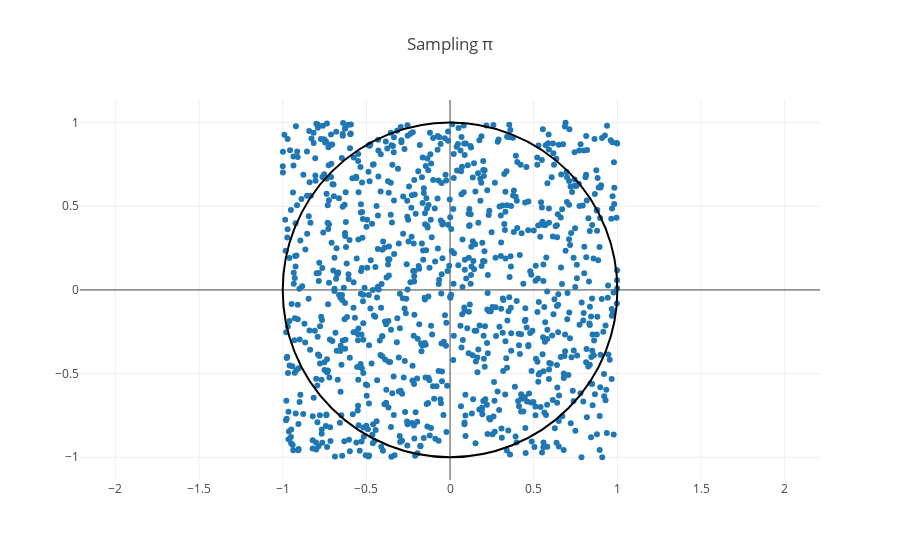

Here is the notebook cell this chart was saved with:
### Markdown cell above
## Sampling π


### Basic properties

The probability is just the ratio between the area of the circle and that of the square, i.e:

$$\mathbb{P}[s_i = 4] = \frac{\mathcal{A}_{circle}}{\mathcal{A}_{square}}$$

  The mean and variance are easily determined:

$$
\begin{align*}
m &= \mathbb{E}[s_i] = \frac{\pi}{4} \cdot 4 + 0 = \pi \\
\Delta &= \mathbb{E}[s_i^2] - \mathbb{E}[s_i]^2 = 4 \cdot \pi - \pi^2 = \pi(4 - \pi)
\end{align*}
$$


### Estimators

The estimators $\hat{m}$ and $\hat{\Delta}$ are both unbiased. In fact:

$$
\begin{align*}
\mathbb{E}[\hat{m}] &= \frac{1}{N} \cdot N \cdot \mathbb{E}[s_i] = m \qquad \mathrm{\blacksquare}
\\
\mathbb{E}[\hat{\Delta}] &= \frac{1}{N-1} \sum_{i = 1}^{N} (\mathbb{E}[s_i^2] - \mathbb{E}[\hat{m}^2])
= \frac{N}{N-1} \{ \mathbb{E}[s_i^2] - \frac{1}{N}\mathbb{E}[s_i^2] - (N - 1)\mathbb{E}[s_i]^2 \}
= \frac{N-1}{N-1}(\mathbb{E}[s_i^2] - \mathbb{E}[s_i]^2)
= \Delta \qquad \mathrm{\blacksquare}
\end{align*}
$$

### Code cell
def sample_points(N=1):
    """Returns an array of random points [x, y] inside the square."""
    return np.random.uniform(-1, 1, (N, 2))


# Visualize the sampling
x, y = sample_points(1000).transpose()
data = [Scatter(x=x, y=y, mode='markers')]
lyt = Layout(
    title="Sampling π",
    yaxis=dict(scaleanchor="x"),
    shapes=[{'type': 'circle', 'x0': -1, 'y0': -1, 'x1': 1, 'y1': 1}]
)

py.iplot(Figure(data=data, layout=lyt))

### Figure 1 — Plotly figure (JSON) as saved in the notebook; plotly's stock layout.template omitted (floating-point values rounded to 4 significant figures; data arrays with more than 128 entries replaced by an {"elided": "..."} marker saying what was removed)
{"data": [{"mode": "markers", "type": "scatter", "x": {"elided": "1000 float values"}, "y": {"elided": "1000 float values"}}], "layout": {"shapes": [{"type": "circle", "x0": -1, "x1": 1, "y0": -1, "y1": 1}], "title": "Sampling π", "yaxis": {"scaleanchor": "x"}}}
